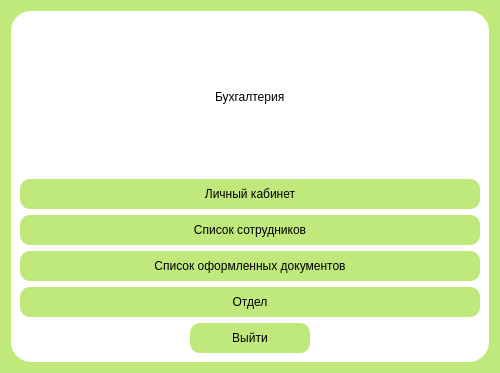
<?xml version="1.0" encoding="UTF-8"?>
<ui version="4.0">
 <class>HomeWindowAccountant</class>
 <widget class="QWidget" name="HomeWindowAccountant">
  <property name="geometry">
   <rect>
    <x>0</x>
    <y>0</y>
    <width>500</width>
    <height>373</height>
   </rect>
  </property>
  <property name="minimumSize">
   <size>
    <width>500</width>
    <height>373</height>
   </size>
  </property>
  <property name="maximumSize">
   <size>
    <width>16777215</width>
    <height>16777215</height>
   </size>
  </property>
  <property name="windowTitle">
   <string>Dialog</string>
  </property>
  <property name="styleSheet">
   <string notr="true">background-color: rgb(191, 233, 123);</string>
  </property>
  <layout class="QGridLayout" name="gridLayout">
   <item row="0" column="0">
    <widget class="QWidget" name="widget" native="true">
     <property name="styleSheet">
      <string notr="true">background-color: rgb(255, 255, 255);
border-radius: 20px;</string>
     </property>
     <layout class="QVBoxLayout" name="verticalLayout_4">
      <item>
       <layout class="QHBoxLayout" name="horizontalLayout">
        <item>
         <spacer name="horizontalSpacer">
          <property name="orientation">
           <enum>Qt::Horizontal</enum>
          </property>
          <property name="sizeHint" stdset="0">
           <size>
            <width>40</width>
            <height>20</height>
           </size>
          </property>
         </spacer>
        </item>
        <item>
         <widget class="QLabel" name="label">
          <property name="text">
           <string>Бухгалтерия</string>
          </property>
         </widget>
        </item>
        <item>
         <spacer name="horizontalSpacer_2">
          <property name="orientation">
           <enum>Qt::Horizontal</enum>
          </property>
          <property name="sizeHint" stdset="0">
           <size>
            <width>40</width>
            <height>20</height>
           </size>
          </property>
         </spacer>
        </item>
       </layout>
      </item>
      <item>
       <layout class="QVBoxLayout" name="verticalLayout">
        <item>
         <widget class="QPushButton" name="person_account_acc">
          <property name="styleSheet">
           <string notr="true">QPushButton {
color: black;
background-color: rgb(191, 233, 123);
border-radius: 10px;
width: 120px;
height: 30px;
} 
QPushButton:hover{
background-color: rgba(191, 233,140);
}

QPushButton:pressed{
background-color: rgba(191, 233,180);
}</string>
          </property>
          <property name="text">
           <string>Личный кабинет</string>
          </property>
         </widget>
        </item>
        <item>
         <widget class="QPushButton" name="persons_acc">
          <property name="maximumSize">
           <size>
            <width>16777215</width>
            <height>16777215</height>
           </size>
          </property>
          <property name="styleSheet">
           <string notr="true">QPushButton {
color: black;
background-color: rgb(191, 233, 123);
border-radius: 10px;
width: 120px;
height: 30px;
} 
QPushButton:hover{
background-color: rgba(191, 233,140);
}

QPushButton:pressed{
background-color: rgba(191, 233,180);
}</string>
          </property>
          <property name="text">
           <string>Список сотрудников</string>
          </property>
          <property name="autoDefault">
           <bool>false</bool>
          </property>
         </widget>
        </item>
        <item>
         <widget class="QPushButton" name="history_acc">
          <property name="styleSheet">
           <string notr="true">QPushButton {
color: black;
background-color: rgb(191, 233, 123);
border-radius: 10px;
width: 120px;
height: 30px;
} 
QPushButton:hover{
background-color: rgba(191, 233,140);
}

QPushButton:pressed{
background-color: rgba(191, 233,180);
}</string>
          </property>
          <property name="text">
           <string>Список оформленных документов</string>
          </property>
         </widget>
        </item>
        <item>
         <widget class="QPushButton" name="unit_acc">
          <property name="maximumSize">
           <size>
            <width>16777215</width>
            <height>16777215</height>
           </size>
          </property>
          <property name="styleSheet">
           <string notr="true">QPushButton {
color: black;
background-color: rgb(191, 233, 123);
border-radius: 10px;
width: 120px;
height: 30px;
} 
QPushButton:hover{
background-color: rgba(191, 233,140);
}

QPushButton:pressed{
background-color: rgba(191, 233,180);
}
</string>
          </property>
          <property name="text">
           <string>Отдел</string>
          </property>
          <property name="autoDefault">
           <bool>false</bool>
          </property>
         </widget>
        </item>
       </layout>
      </item>
      <item>
       <layout class="QHBoxLayout" name="horizontalLayout_2">
        <item>
         <spacer name="horizontalSpacer_3">
          <property name="orientation">
           <enum>Qt::Horizontal</enum>
          </property>
          <property name="sizeHint" stdset="0">
           <size>
            <width>40</width>
            <height>20</height>
           </size>
          </property>
         </spacer>
        </item>
        <item>
         <widget class="QPushButton" name="return_accountant">
          <property name="styleSheet">
           <string notr="true">QPushButton {
color: black;
background-color: rgb(191, 233, 123);
border-radius: 10px;
width: 120px;
height: 30px;
} 
QPushButton:hover{
background-color: rgba(191, 233,140);
}

QPushButton:pressed{
background-color: rgba(191, 233,180);
}
</string>
          </property>
          <property name="text">
           <string>Выйти</string>
          </property>
         </widget>
        </item>
        <item>
         <spacer name="horizontalSpacer_4">
          <property name="orientation">
           <enum>Qt::Horizontal</enum>
          </property>
          <property name="sizeHint" stdset="0">
           <size>
            <width>40</width>
            <height>20</height>
           </size>
          </property>
         </spacer>
        </item>
       </layout>
      </item>
     </layout>
    </widget>
   </item>
  </layout>
 </widget>
 <resources/>
 <connections/>
</ui>
